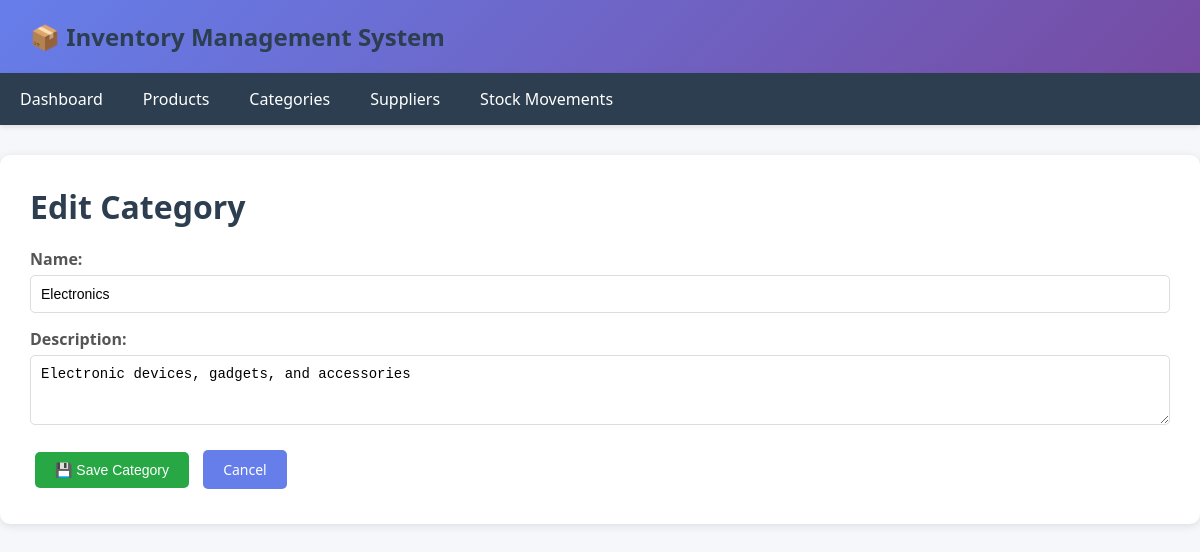
Page /category/update/2/ on the committed database.
### app/models.py (models this page shows, shortened)
class Category(models.Model):
    name = models.CharField(max_length=100, unique=True)
    description = models.TextField(blank=True)
    created_at = models.DateTimeField(auto_now_add=True)
    class Meta:
        verbose_name_plural = "Categories"
        ordering = ['name']

### app/views.py (the view)
# urls.py: path('category/update/<int:pk>/', CategoryUpdateView.as_view(), name='category_update'),
class CategoryUpdateView(UpdateView):
    model = Category
    form_class = CategoryForm
    template_name = 'app/category_form.html'
    success_url = reverse_lazy('category_list')

### app/forms.py
class CategoryForm(forms.ModelForm):
    class Meta:
        model = Category
        fields = ['name', 'description']
        widgets = {
            'description': forms.Textarea(attrs={'rows': 3}),
        }

### app/templates/app/category_form.html (shortened to what this page needs)
{% extends 'app/base.html' %}
{% block content %}
<h1>{% if form.instance.pk %}Edit{% else %}Add New{% endif %} Category</h1>
<form method="post">
    {{ form.as_p }}
    <button type="submit" class="btn btn-success">💾 Save Category</button>
    <a href="{% url 'category_list' %}" class="btn btn-primary">Cancel</a>
</form>
{% endblock %}

### app/templates/app/base.html (style rules this page uses)
* { margin: 0; padding: 0; box-sizing: border-box; }
body { font-family: 'Segoe UI', Tahoma, Geneva, Verdana, sans-serif; background-color: #f5f7fa; padding: 0; }
h1, h2 { color: #2c3e50; margin-bottom: 20px; }
.btn { display: inline-block; padding: 10px 20px; margin: 5px; text-decoration: none; border-radius: 5px; cursor: pointer; border: none; font-size: 14px; transition: all 0.3s; }
.btn-primary { background-color: #667eea; color: white; }
.btn-success { background-color: #28a745; color: white; }
form { margin-top: 20px; }
form p { margin-bottom: 15px; }
form label { display: block; margin-bottom: 5px; font-weight: 600; color: #555; }
form input, form select, form textarea { width: 100%; padding: 10px; border: 1px solid #ddd; border-radius: 5px; font-size: 14px; }

### rows in the picture
Category: name "Electronics", description "Electronic devices, gadgets, and accessories"
